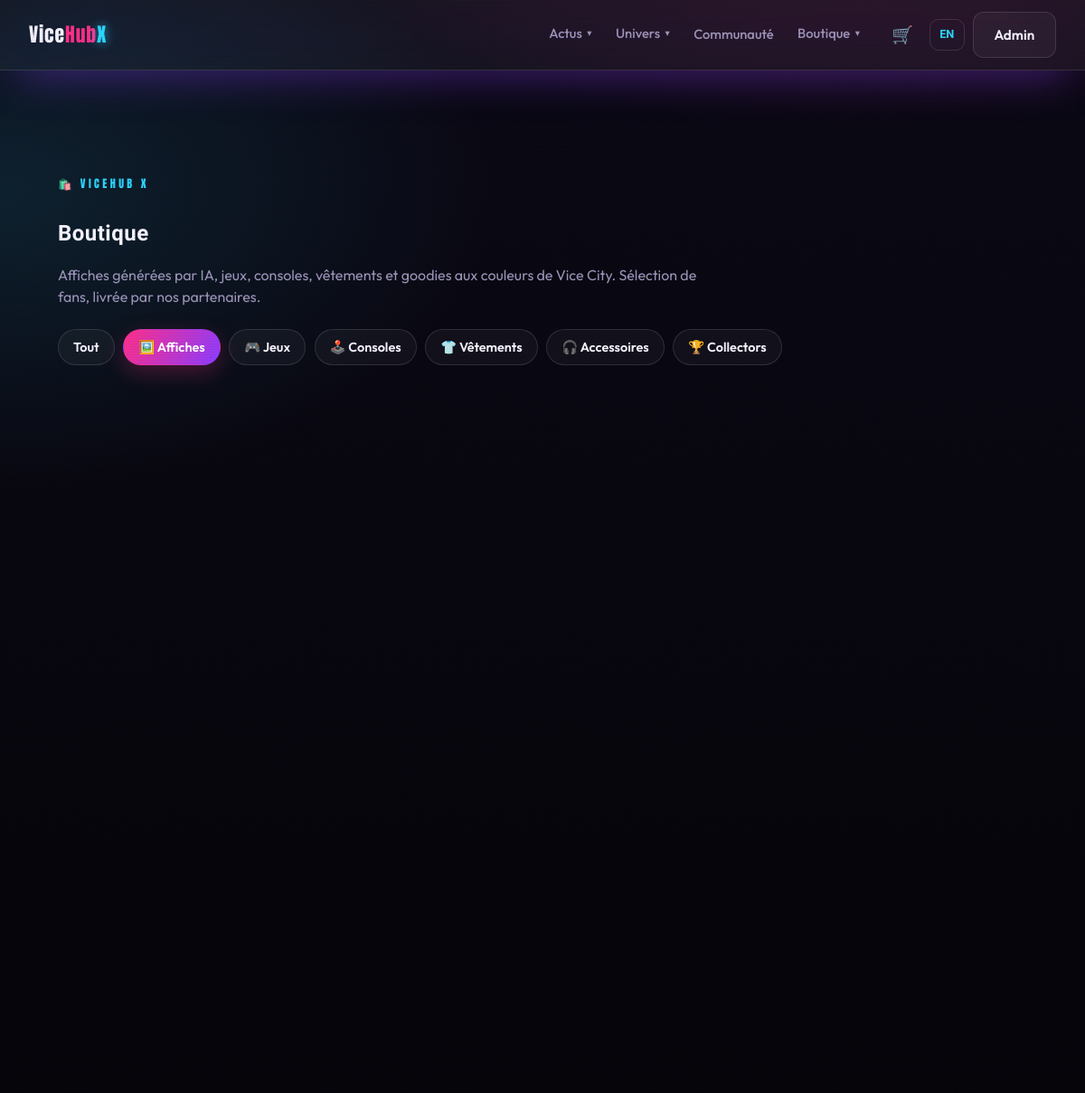
The page /pages/shop.php?cat=poster&lang=fr (upper part) on the database as committed earlier.
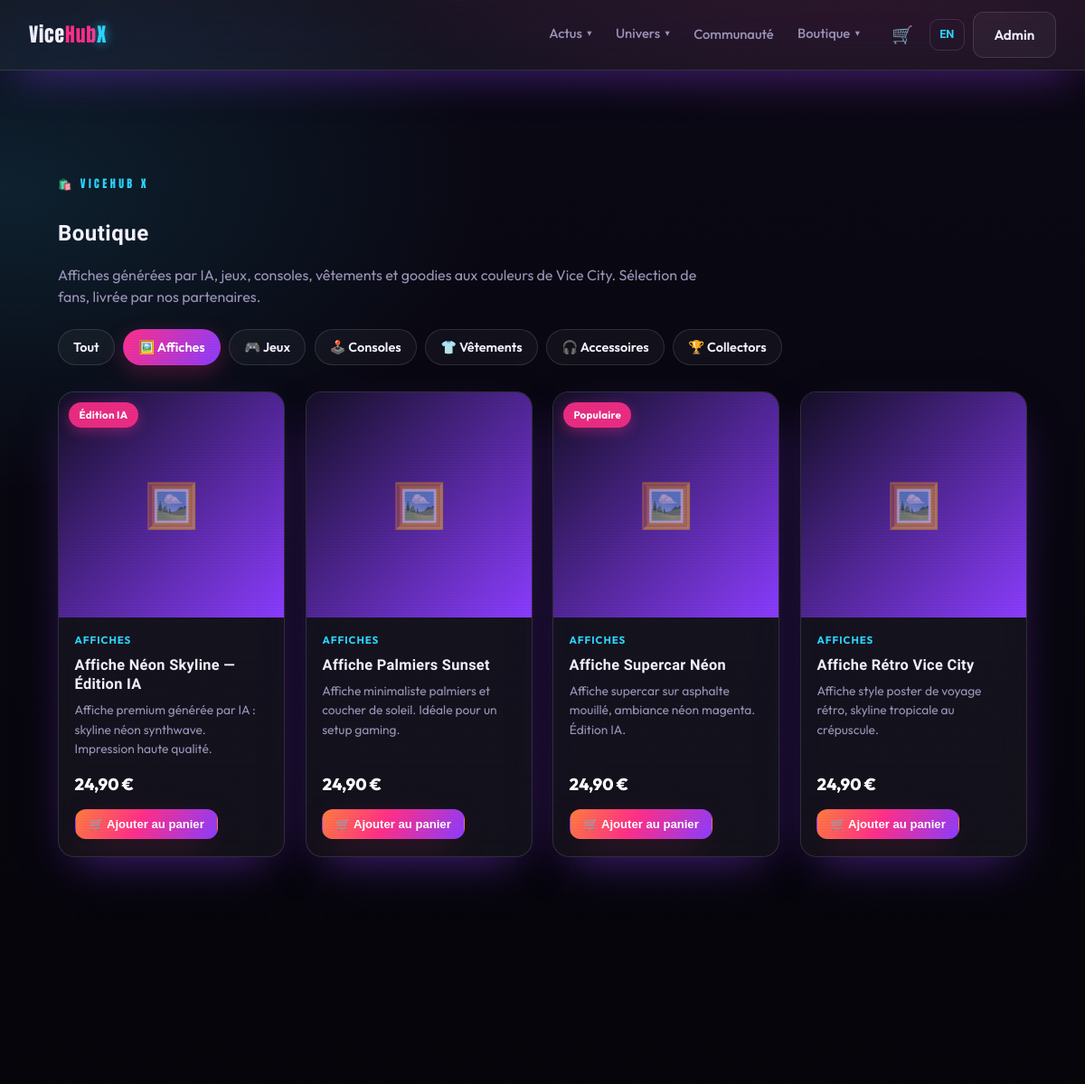
The same page on the database as committed later.
### tables this page shows
CREATE TABLE products (
    id              INT AUTO_INCREMENT PRIMARY KEY,
    name            VARCHAR(160) NOT NULL,
    slug            VARCHAR(180) NOT NULL UNIQUE,
    description     VARCHAR(400),
    category        ENUM('poster','game','console','apparel','accessory','collectible') NOT NULL DEFAULT 'accessory',
    price           DECIMAL(8,2),
    currency        VARCHAR(8) NOT NULL DEFAULT 'EUR',
    image           VARCHAR(255),
     
    sale_type       ENUM('external','stripe') NOT NULL DEFAULT 'external',
    url             VARCHAR(500),             
    stripe_price_id VARCHAR(120),             
    merchant        VARCHAR(60),
    badge           VARCHAR(40),
    featured        TINYINT(1) NOT NULL DEFAULT 0,
    active          TINYINT(1) NOT NULL DEFAULT 1,
    sort            INT NOT NULL DEFAULT 0,
    created_at      DATETIME NOT NULL DEFAULT CURRENT_TIMESTAMP,
    lang            ENUM('fr','en') NOT NULL DEFAULT 'fr'
);

### config/database.php (called while the page is built, shortened)
<?php
function db(): PDO
{
    static $pdo = null;
    if ($pdo instanceof PDO) {
        return $pdo;
    }
    $dsn = sprintf(
        'mysql:host=%s;port=%s;dbname=%s;charset=utf8mb4',
        DB_HOST,
        DB_PORT,
        DB_NAME
    );
    try {
        $pdo = new PDO($dsn, DB_USER, DB_PASS, [
            PDO::ATTR_ERRMODE            => PDO::ERRMODE_EXCEPTION,
            PDO::ATTR_DEFAULT_FETCH_MODE => PDO::FETCH_ASSOC,
            PDO::ATTR_EMULATE_PREPARES   => false,
        ]);
    } catch (PDOException $e) {
        http_response_code(500);
        $hint = (getenv('APP_ENV') ?: 'dev') === 'prod'
            ? 'Service momentanément indisponible.'
            : 'Connexion base de données impossible : ' . $e->getMessage()
              . ' — vérifiez config/config.php et que la base "' . DB_NAME . '" existe.';
        exit('<p style="font-family:sans-serif;padding:2rem;color:#fff;background:#0a0a12">'
            . htmlspecialchars($hint, ENT_QUOTES, 'UTF-8') . '</p>');
    }
    return $pdo;
}

### pages/shop.php (the view, shortened to what this page needs)
<?php
$cats = product_categories();
$active_cat = isset($_GET['cat']) ? trim((string) $_GET['cat']) : 'all';
$products = get_products($active_cat === 'all' ? null : $active_cat);
$cat_emoji = ['poster' => '🖼️', 'game' => '🎮', 'console' => '🕹️', 'apparel' => '👕', 'accessory' => '🎧', 'collectible' => '🏆'];
require ROOT_PATH . '/includes/header.php';
?>
<section class="section">
    <span class="eyebrow">🛍️ ViceHub X</span>
    <h1><?= e(t('page_shop_title')) ?></h1>
    <p class="muted" style="max-width:720px"><?= e(t('shop_intro')) ?></p>
    <div class="shop-filters" role="tablist" aria-label="<?= e(t('page_shop_title')) ?>">
        <a class="chip<?= $active_cat === 'all' ? ' chip--on' : '' ?>" href="<?= e(with_lang(url('pages/shop.php'))) ?>"><?= lang() === 'fr' ? 'Tout' : 'All' ?></a>
        <?php foreach ($cats as $key => $label): ?>
            <a class="chip<?= $active_cat === $key ? ' chip--on' : '' ?>" href="<?= e(with_lang(url('pages/shop.php?cat=' . $key))) ?>">
                <?= ($cat_emoji[$key] ?? '•') . ' ' . e($label) ?>
            </a>
        <?php endforeach; ?>
    </div>
    <?php if (!$products): ?>
        <p class="muted" style="margin-top:2rem"><?= e(t('no_content')) ?></p>
    <?php else: ?>
    <div class="shop-grid">
        <?php foreach ($products as $p): ?>
            <article class="product glass reveal">
                <a class="product__media" href="<?= e(with_lang(url('pages/product.php?slug=' . urlencode($p['slug'])))) ?>">
                    <?php if (!empty($p['badge'])): ?><span class="product__badge"><?= e($p['badge']) ?></span><?php endif; ?>
                    <span class="card__emoji" aria-hidden="true"><?= $cat_emoji[$p['category']] ?? '🛍️' ?></span>
                </a>
                <div class="product__body">
                    <span class="product__cat"><?= e($cats[$p['category']] ?? $p['category']) ?></span>
                    <h3 class="product__title">
                        <a href="<?= e(with_lang(url('pages/product.php?slug=' . urlencode($p['slug'])))) ?>"><?= e($p['name']) ?></a>
                    </h3>
                    <p class="product__desc"><?= e($p['description']) ?></p>
                    <div class="product__foot">
                        <span class="product__price"><?= price_html($p['price'], $p['currency']) ?></span>
                        <?= product_buy_button($p) ?>
                    </div>
                </div>
            </article>
        <?php endforeach; ?>
    </div>
    <?php endif; ?>
</section>
<?php require ROOT_PATH . '/includes/footer.php'; ?>

### includes/header.php (shortened to what this page needs)
<?php
$BODY_CLASS   = $BODY_CLASS   ?? '';
$nav = [
    ['label' => lang() === 'fr' ? 'Actus' : 'News', 'children' => [
        ['news.php',        t('nav_news')],
        ['guides.php',      t('nav_guides')],
        ['leaks-lab.php',   t('nav_leaks')],
        ['trailer-lab.php', t('nav_trailer')],
    ]],
    ['label' => lang() === 'fr' ? 'Univers' : 'Universe', 'children' => [
        ['map.php',        t('nav_map')],
        ['vehicles.php',   t('nav_vehicles')],
        ['characters.php', t('nav_characters')],
    ]],
    ['href' => 'community.php', 'label' => t('nav_community')],
    ['label' => t('nav_shop'), 'children' => [
        ['shop.php',  lang() === 'fr' ? 'La Boutique' : 'The Shop'],
        ['deals.php', t('nav_deals')],
    ]],
];
$other_lang  = lang() === 'fr' ? 'en' : 'fr';
$current_uri = strtok($_SERVER['REQUEST_URI'] ?? '/', '?');
?>
<!DOCTYPE html>
<html lang="<?= e(lang()) ?>">
<head>
    <link rel="stylesheet" href="<?= e(asset('css/style.css')) ?>">
    <?php if ($ac = adsense_client()): ?>
    <script async src="https://pagead2.googlesyndication.com/pagead/js/adsbygoogle.js?client=<?= e($ac) ?>"
></script>
    <?php endif; ?>
</head>
<body class="<?= e($BODY_CLASS) ?>">
<div class="fx-grain" aria-hidden="true"></div>
<div class="fx-scan" aria-hidden="true"></div>
<div class="fx-vignette" aria-hidden="true"></div>
<header class="site-header glass">
    <div class="header-inner">
        <a class="logo" href="<?= e(with_lang(url('index.php'))) ?>">
            Vice<span class="logo-accent">Hub</span><span class="logo-x">X</span>
        </a>
        <nav class="site-nav" aria-label="Navigation principale">
            <?php foreach ($nav as $item): ?>
                <?php if (isset($item['children'])): ?>
                    <div class="nav-group">
                        <button class="nav-group__btn" type="button" aria-expanded="false" aria-haspopup="true">
                            <?= e($item['label']) ?> <span class="nav-caret" aria-hidden="true">▾</span>
                        </button>
                    </div>
                <?php else: ?>
                    <a class="nav-link" href="<?= e(with_lang(url('pages/' . $item['href']))) ?>"><?= e($item['label']) ?></a>
                <?php endif; ?>
            <?php endforeach; ?>
        </nav>
        <div class="header-actions">
            <a class="cart-link" href="<?= e(with_lang(url('pages/cart.php'))) ?>" aria-label="<?= e(t('cart_title')) ?>">
                🛒<?php $cc = cart_count(); if ($cc > 0): ?><span class="cart-badge"><?= $cc ?></span><?php endif; ?>
            </a>
            <a class="lang-switch" href="<?= e($current_uri . '?lang=' . $other_lang) ?>"><?= e(t('lang_switch')) ?></a>
            <a class="btn btn--ghost" href="<?= e(with_lang(url('admin/login.php'))) ?>"><?= e(t('nav_admin')) ?></a>
        </div>
    </div>
</header>
<main id="main" class="<?= $BODY_CLASS === 'is-home' ? '' : 'page-main' ?>">

### includes/footer.php (shortened to what this page needs)
</main>
</body>
</html>

### includes/functions.php (shortened to what this page needs)
<?php
function e(?string $value): string
{
    return htmlspecialchars((string) $value, ENT_QUOTES | ENT_SUBSTITUTE, 'UTF-8');
}
function csrf_token(): string
{
    return $_SESSION['csrf'];
}
function csrf_field(): string
{
    return '<input type="hidden" name="csrf" value="' . e(csrf_token()) . '">';
}
function t(string $key): string
{
    return $GLOBALS['LANG'][$key] ?? $key;
}
function lang(): string
{
    return $GLOBALS['LANG_CODE'] ?? 'fr';
}
function with_lang(string $url): string
{
    $sep = str_contains($url, '?') ? '&' : '?';
    return $url . $sep . 'lang=' . lang();
}
function asset(string $path): string
{
    return BASE_URL . '/public/assets/' . ltrim($path, '/');
}
function url(string $path): string
{
    return BASE_URL . '/' . ltrim($path, '/');
}
function get_products(?string $category = null, ?int $limit = null): array
{
    $sql = "SELECT * FROM products WHERE active = 1";
    $args = [];
    if ($category !== null && $category !== '' && $category !== 'all') {
        $sql .= " AND category = ?";
        $args[] = $category;
    }
    $sql .= " ORDER BY sort ASC, id ASC";
    $stmt = db()->prepare($sql);
    $stmt->execute($args);
    return $stmt->fetchAll();
}
function product_categories(): array
{
    return lang() === 'fr'
        ? ['poster' => 'Affiches', 'game' => 'Jeux', 'console' => 'Consoles', 'apparel' => 'Vêtements', 'accessory' => 'Accessoires', 'collectible' => 'Collectors']
        : ['poster' => 'Posters', 'game' => 'Games', 'console' => 'Consoles', 'apparel' => 'Apparel', 'accessory' => 'Accessories', 'collectible' => 'Collectibles'];
}
function price_html($price, string $currency = 'EUR'): string
{
    $symbols = ['EUR' => '€', 'USD' => '$', 'GBP' => '£'];
    $sym = $symbols[$currency] ?? $currency;
    $val = number_format((float) $price, 2, lang() === 'fr' ? ',' : '.', lang() === 'fr' ? ' ' : ',');
    return lang() === 'fr' ? $val . ' ' . $sym : $sym . $val;
}
function product_buy_button(array $p, bool $small = true): string
{
    $cls = 'btn btn--primary product__buy' . ($small ? '' : ' btn--lg');
    if (($p['sale_type'] ?? 'external') === 'stripe') {
        return '<form method="post" action="' . e(with_lang(url('pages/cart.php'))) . '" class="add-cart-form">'
            . csrf_field()
            . '<input type="hidden" name="action" value="add">'
            . '<input type="hidden" name="id" value="' . (int) $p['id'] . '">'
            . '<button class="' . $cls . '" type="submit">🛒 ' . e(t('add_to_cart')) . '</button>'
            . '</form>';
    }
    $merchant = !empty($p['merchant']) ? ' · ' . e($p['merchant']) : '';
    return '<a class="' . $cls . '" href="' . e((string) ($p['url'] ?? '#')) . '" target="_blank" rel="sponsored nofollow noopener">'
        . e(t('shop_buy')) . $merchant . ' ↗</a>';
}
function get_setting(string $key, ?string $default = null): ?string
{
    $stmt = db()->prepare('SELECT value FROM settings WHERE `key` = ? LIMIT 1');
    $stmt->execute([$key]);
    $row = $stmt->fetch();
    return $row['value'] ?? $default;
}
function adsense_client(): ?string
{
    $c = trim((string) get_setting('adsense_client', ''));
    return $c !== '' ? $c : null;
}

Rows that differ between the two databases and show on the page:
now on this page (row edited): products: badge "Édition IA", category "🖼️", category "AFFICHES", name "Affiche Néon Skyline — Édition IA", description "Affiche premium générée par IA : skyline néon synthwave. Impression haute qualité.", price_html($p['price'], $p['currency']) "24,90 €"
now on this page (row edited): products: category "🖼️", category "AFFICHES", name "Affiche Palmiers Sunset", description "Affiche minimaliste palmiers et coucher de soleil. Idéale pour un setup gaming.", price_html($p['price'], $p['currency']) "24,90 €"
now on this page (row edited): products: badge "Populaire", category "🖼️", category "AFFICHES", name "Affiche Supercar Néon", description "Affiche supercar sur asphalte mouillé, ambiance néon magenta. Édition IA.", price_html($p['price'], $p['currency']) "24,90 €"
now on this page (row edited): products: category "🖼️", category "AFFICHES", name "Affiche Rétro Vice City", description "Affiche style poster de voyage rétro, skyline tropicale au crépuscule.", price_html($p['price'], $p['currency']) "24,90 €"
